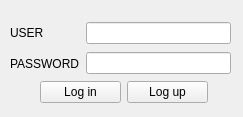
<?xml version="1.0" encoding="UTF-8"?>
<ui version="4.0">
 <class>loginForm</class>
 <widget class="QWidget" name="loginForm">
  <property name="geometry">
   <rect>
    <x>0</x>
    <y>0</y>
    <width>243</width>
    <height>117</height>
   </rect>
  </property>
  <property name="windowTitle">
   <string>Form</string>
  </property>
  <widget class="QWidget" name="">
   <property name="geometry">
    <rect>
     <x>10</x>
     <y>20</y>
     <width>221</width>
     <height>56</height>
    </rect>
   </property>
   <layout class="QHBoxLayout" name="horizontalLayout">
    <item>
     <layout class="QVBoxLayout" name="verticalLayout_2">
      <item>
       <widget class="QLabel" name="label">
        <property name="text">
         <string>USER</string>
        </property>
       </widget>
      </item>
      <item>
       <widget class="QLabel" name="label_2">
        <property name="text">
         <string>PASSWORD</string>
        </property>
       </widget>
      </item>
     </layout>
    </item>
    <item>
     <layout class="QVBoxLayout" name="verticalLayout">
      <item>
       <widget class="QLineEdit" name="lineEdit"/>
      </item>
      <item>
       <widget class="QLineEdit" name="lineEdit_2"/>
      </item>
     </layout>
    </item>
   </layout>
  </widget>
  <widget class="QWidget" name="">
   <property name="geometry">
    <rect>
     <x>40</x>
     <y>80</y>
     <width>168</width>
     <height>25</height>
    </rect>
   </property>
   <layout class="QHBoxLayout" name="horizontalLayout_2">
    <item>
     <widget class="QPushButton" name="pushButton">
      <property name="text">
       <string>Log in</string>
      </property>
     </widget>
    </item>
    <item>
     <widget class="QPushButton" name="pushButton_2">
      <property name="text">
       <string>Log up</string>
      </property>
     </widget>
    </item>
   </layout>
  </widget>
 </widget>
 <resources/>
 <connections/>
</ui>
